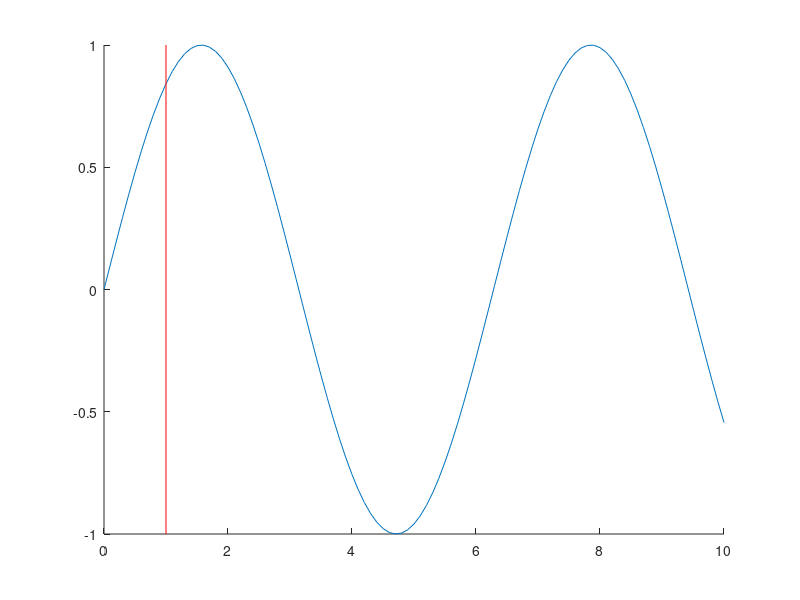

Here is the MATLAB script that generated this plot:
fig=figure; 
hax=axes; 
x=0:0.1:10; 
hold on 
plot(x,sin(x)) 
SP=1; %your point goes here 
line([SP SP],get(hax,'YLim'),'Color',[1 0 0])